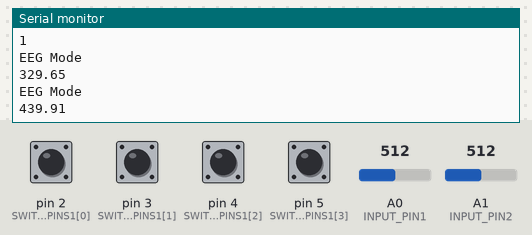
The sketch below on a simulated Arduino Uno, built with avr-gcc and run on an emulated ATmega328P. Parts: the last lines printed to the serial monitor. The test bench sets the inputs (shaded band); at power-on: pin 2 (SWITCH_PINS1[0]), pin 3 (SWITCH_PINS1[1]), pin 4 (SWITCH_PINS1[2]), pin 5 (SWITCH_PINS1[3]) HIGH, A0 (INPUT_PIN1) = 512, A1 (INPUT_PIN2) = 512.

Above: at 1.2 s.
1.3 s: pin 2 (SWITCH_PINS1[0]) pulled LOW for 1 s
At 1.83 s:
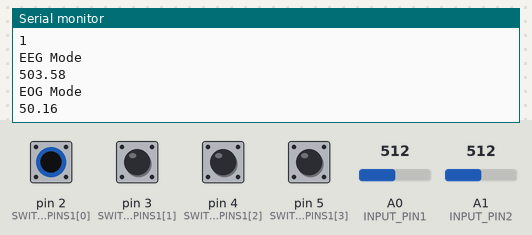
3.8 s: pin 3 (SWITCH_PINS1[1]) pulled LOW for 1 s
At 4.35 s:
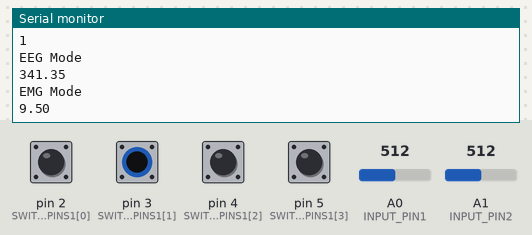
6.3 s: A0 (INPUT_PIN1) set to 716
At 6.37 s:
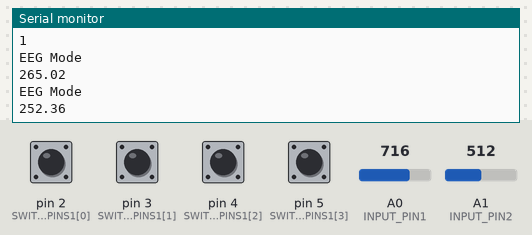
7.8 s: A1 (INPUT_PIN2) set to 716
At 7.89 s:
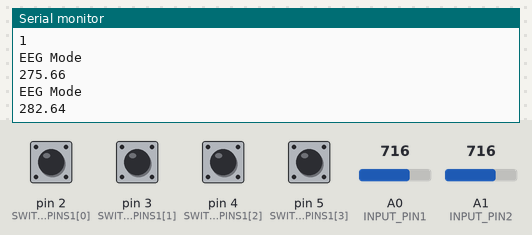
9.3 s: pin 4 (SWITCH_PINS1[2]) pulled LOW for 1 s
11.8 s: pin 5 (SWITCH_PINS1[3]) pulled LOW for 1 s
Timing chart, 0 to 14.8 s (numbered marks = the images above; inputs shaded):
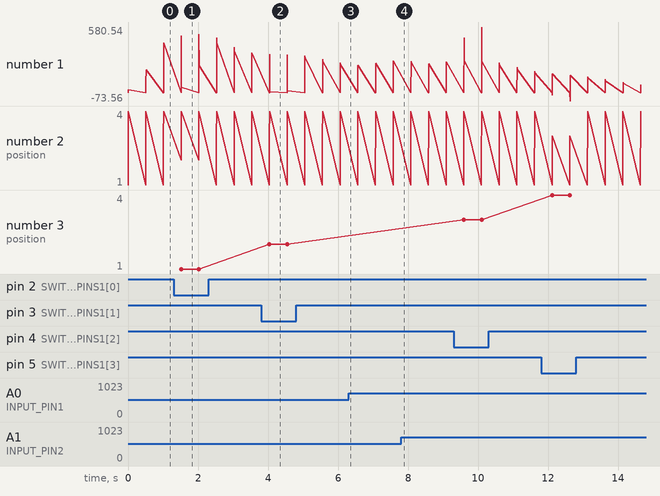

Measured:
- after the input at 1.3 s, the serial monitor: prints a new line after 0.21 s (image 1)
- after the input at 3.8 s, the serial monitor: prints a new line after 0.24 s (image 2)
- plotted number 1: 252.36 → 282.64 after the input at 6.3 s, 282.64 → 274.06 after the input at 7.8 s

The sketch:

AlhamdulillahEXG.ino
```cpp
#include <SPI.h>
#include <nRF24L01.h>
#include <RF24.h>

#define POSITION_NUM1 4
#define POSITION_NUM2 3
#define ON LOW
#define OFF HIGH
#define SAMPLE_RATE 115200
//Channel 0
#define INPUT_PIN1 A0
//Channel 1
#define INPUT_PIN2 A1

const int SWITCH_PINS1[] = { 2, 3, 4, 5 };
const int SWITCH_PINS2[] = { 6, 9, 10 };

void setup() {
  Serial.begin(SAMPLE_RATE);

  for (int i = 0; i < POSITION_NUM1; i++)
    pinMode(SWITCH_PINS1[i], INPUT_PULLUP);

  for (int i = 0; i < POSITION_NUM2; i++)
    pinMode(SWITCH_PINS2[i], INPUT_PULLUP);
}

void loop() {

  // Calculate elapsed time
	static unsigned long past = 0;
	unsigned long present = micros();
	unsigned long interval = present - past;
	past = present;

	// Run timer
	static long timer = 0;
	timer -= interval;

  for (int i = 0; i < POSITION_NUM1; i++) {
    Serial.print("position ");
    Serial.print(i + 1);
    Serial.print(": ");
    int state = digitalRead(SWITCH_PINS1[i]);

    if (state == ON){
      Serial.print("ON ");
    }
    else
      Serial.println("OFF ");

    Serial.println(digitalRead(SWITCH_PINS1[i]));
  }

  //Channel 0
  if(digitalRead(SWITCH_PINS1[2]) == ON && digitalRead(SWITCH_PINS1[3]) == ON){
    Serial.println("ECG Mode");
    if(timer < 0){
		timer += 1000000 / SAMPLE_RATE;
		float sensor_value = analogRead(INPUT_PIN1);
		float signal = ECGFilter(sensor_value);
		Serial.println(signal);
	  }
  }
  else if(digitalRead(SWITCH_PINS1[2]) == OFF && digitalRead(SWITCH_PINS1[3]) == ON){
    Serial.println("EMG Mode");
    if(timer < 0){
		timer += 1000000 / SAMPLE_RATE;
		float sensor_value = analogRead(INPUT_PIN1);
		float signal = EMGFilter(sensor_value);
		Serial.println(signal);
	  }
  }
  else if(digitalRead(SWITCH_PINS1[2]) == ON && digitalRead(SWITCH_PINS1[3]) == OFF){
    Serial.println("EOG Mode");
    if(timer < 0){
		timer += 1000000 / SAMPLE_RATE;
		float sensor_value = analogRead(INPUT_PIN1);
		float signal = EOGFilter(sensor_value);
		Serial.println(signal);
	  }
  }
  else if(digitalRead(SWITCH_PINS1[2]) == OFF && digitalRead(SWITCH_PINS1[3]) == OFF){
    Serial.println("EEG Mode");
    if(timer < 0){
		timer += 1000000 / SAMPLE_RATE;
		float sensor_value = analogRead(INPUT_PIN1);
		float signal = EEGFilter(sensor_value);
		Serial.println(signal);
	  }
  }

  //Channel 1
  if(digitalRead(SWITCH_PINS1[0]) == ON && digitalRead(SWITCH_PINS1[1]) == ON){
    Serial.println("ECG Mode");
    if(timer < 0){
		timer += 1000000 / SAMPLE_RATE;
		float sensor_value = analogRead(INPUT_PIN2);
		float signal = ECGFilter(sensor_value);
		Serial.println(signal);
	  }
  }
  else if(digitalRead(SWITCH_PINS1[0]) == OFF && digitalRead(SWITCH_PINS1[1]) == ON){
    Serial.println("EMG Mode");
    if(timer < 0){
		timer += 1000000 / SAMPLE_RATE;
		float sensor_value = analogRead(INPUT_PIN2);
		float signal = EMGFilter(sensor_value);
		Serial.println(signal);
	  }
  }
  else if(digitalRead(SWITCH_PINS1[0]) == ON && digitalRead(SWITCH_PINS1[1]) == OFF){
    Serial.println("EOG Mode");
    if(timer < 0){
		timer += 1000000 / SAMPLE_RATE;
		float sensor_value = analogRead(INPUT_PIN2);
		float signal = EOGFilter(sensor_value);
		Serial.println(signal);
	  }
  }
  else if(digitalRead(SWITCH_PINS1[0]) == OFF && digitalRead(SWITCH_PINS1[1]) == OFF){
    Serial.println("EEG Mode");
    if(timer < 0){
		timer += 1000000 / SAMPLE_RATE;
		float sensor_value = analogRead(INPUT_PIN2);
		float signal = EEGFilter(sensor_value);
		Serial.println(signal);
	  }
  }

  Serial.println();

  delay(500);
}

float ECGFilter(float input)
{
  float output = input;
  {
    static float z1, z2; // filter section state
    float x = output - 0.70682283*z1 - 0.15621030*z2;
    output = 0.28064917*x + 0.56129834*z1 + 0.28064917*z2;
    z2 = z1;
    z1 = x;
  }
  {
    static float z1, z2; // filter section state
    float x = output - 0.95028224*z1 - 0.54073140*z2;
    output = 1.00000000*x + 2.00000000*z1 + 1.00000000*z2;
    z2 = z1;
    z1 = x;
  }
  {
    static float z1, z2; // filter section state
    float x = output - -1.95360385*z1 - 0.95423412*z2;
    output = 1.00000000*x + -2.00000000*z1 + 1.00000000*z2;
    z2 = z1;
    z1 = x;
  }
  {
    static float z1, z2; // filter section state
    float x = output - -1.98048558*z1 - 0.98111344*z2;
    output = 1.00000000*x + -2.00000000*z1 + 1.00000000*z2;
    z2 = z1;
    z1 = x;
  }
  return output;
}

float EEGFilter(float input) {
	float output = input;
	{
		static float z1, z2; // filter section state
		float x = output - -0.95391350*z1 - 0.25311356*z2;
		output = 0.00735282*x + 0.01470564*z1 + 0.00735282*z2;
		z2 = z1;
		z1 = x;
	}
	{
		static float z1, z2; // filter section state
		float x = output - -1.20596630*z1 - 0.60558332*z2;
		output = 1.00000000*x + 2.00000000*z1 + 1.00000000*z2;
		z2 = z1;
		z1 = x;
	}
	{
		static float z1, z2; // filter section state
		float x = output - -1.97690645*z1 - 0.97706395*z2;
		output = 1.00000000*x + -2.00000000*z1 + 1.00000000*z2;
		z2 = z1;
		z1 = x;
	}
	{
		static float z1, z2; // filter section state
		float x = output - -1.99071687*z1 - 0.99086813*z2;
		output = 1.00000000*x + -2.00000000*z1 + 1.00000000*z2;
		z2 = z1;
		z1 = x;
	}
	return output;
}

float EMGFilter(float input)
{
  float output = input;
  {
    static float z1, z2; // filter section state
    float x = output - 0.05159732*z1 - 0.36347401*z2;
    output = 0.01856301*x + 0.03712602*z1 + 0.01856301*z2;
    z2 = z1;
    z1 = x;
  }
  {
    static float z1, z2; // filter section state
    float x = output - -0.53945795*z1 - 0.39764934*z2;
    output = 1.00000000*x + -2.00000000*z1 + 1.00000000*z2;
    z2 = z1;
    z1 = x;
  }
  {
    static float z1, z2; // filter section state
    float x = output - 0.47319594*z1 - 0.70744137*z2;
    output = 1.00000000*x + 2.00000000*z1 + 1.00000000*z2;
    z2 = z1;
    z1 = x;
  }
  {
    static float z1, z2; // filter section state
    float x = output - -1.00211112*z1 - 0.74520226*z2;
    output = 1.00000000*x + -2.00000000*z1 + 1.00000000*z2;
    z2 = z1;
    z1 = x;
  }
  return output;
}

float EOGFilter(float input)
{
  float output = input;
  {
    static float z1, z2; // filter section state
    float x = output - 0.02977423*z1 - 0.04296318*z2;
    output = 0.09797471*x + 0.19594942*z1 + 0.09797471*z2;
    z2 = z1;
    z1 = x;
  }
  {
    static float z1, z2; // filter section state
    float x = output - 0.08383952*z1 - 0.46067709*z2;
    output = 1.00000000*x + 2.00000000*z1 + 1.00000000*z2;
    z2 = z1;
    z1 = x;
  }
  {
    static float z1, z2; // filter section state
    float x = output - -1.92167271*z1 - 0.92347975*z2;
    output = 1.00000000*x + -2.00000000*z1 + 1.00000000*z2;
    z2 = z1;
    z1 = x;
  }
  {
    static float z1, z2; // filter section state
    float x = output - -1.96758891*z1 - 0.96933514*z2;
    output = 1.00000000*x + -2.00000000*z1 + 1.00000000*z2;
    z2 = z1;
    z1 = x;
  }
  return output;
}
```
